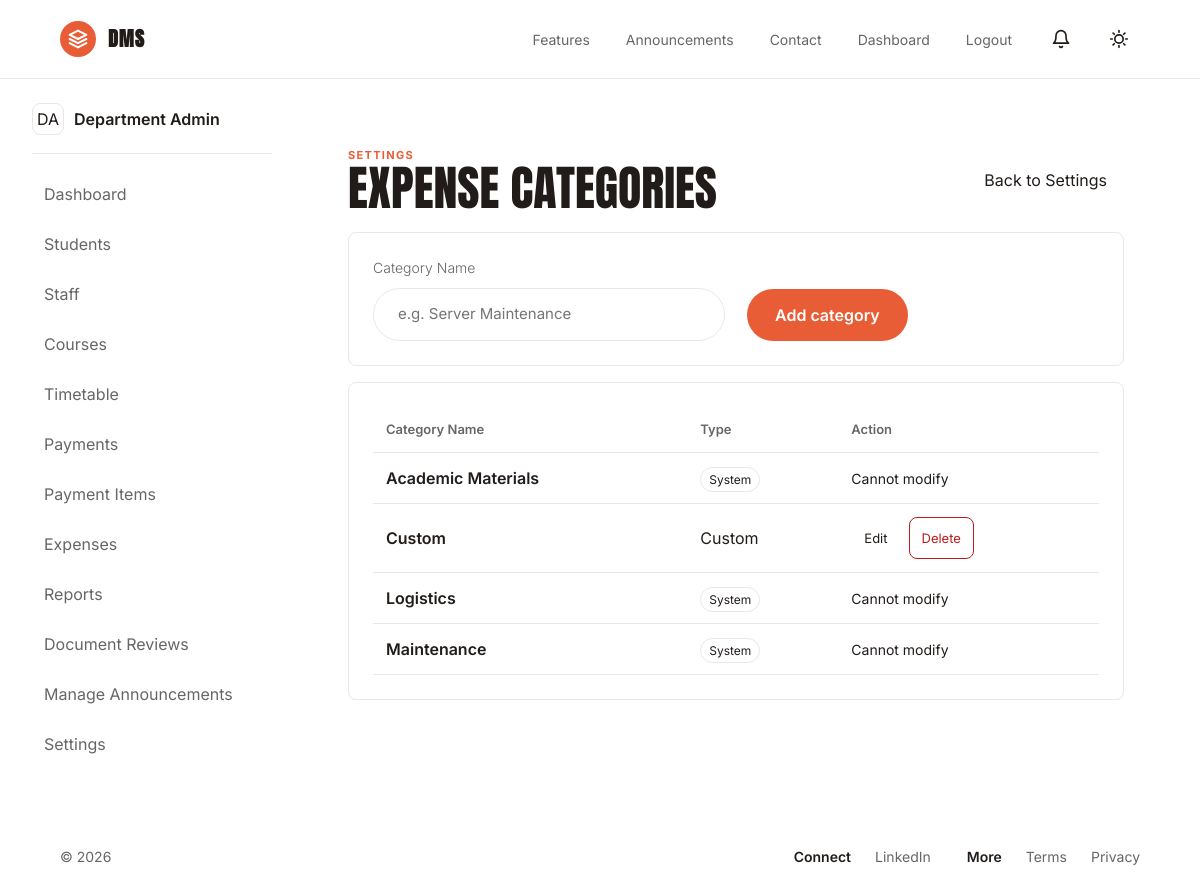
Page /admin/expense_categories.php (signed in) on the committed database.
### tables this page shows
CREATE TABLE expense_categories (
    id INT AUTO_INCREMENT PRIMARY KEY,
    name VARCHAR(120) NOT NULL UNIQUE,
    is_system TINYINT(1) DEFAULT 0,
    created_at TIMESTAMP DEFAULT CURRENT_TIMESTAMP
);

### helpers/functions.php (called while the page is built, shortened)
<?php
function url(string $path = ''): string
{
    if (!empty($_SERVER['HTTP_HOST'])) {
        $scheme = (!empty($_SERVER['HTTPS']) && $_SERVER['HTTPS'] !== 'off') ? 'https' : 'http';
        $scriptDir = str_replace('\\', '/', dirname($_SERVER['SCRIPT_NAME'] ?? ''));
        $baseDir = preg_replace('#/(admin|auth|staff|student)$#', '', $scriptDir) ?: '';
        $baseUrl = $scheme . '://' . $_SERVER['HTTP_HOST'] . rtrim($baseDir, '/');
        return rtrim($baseUrl, '/') . '/' . ltrim($path, '/');
    }
    return rtrim(APP_URL, '/') . '/' . ltrim($path, '/');
}
function e(?string $value): string
{
    return htmlspecialchars((string) $value, ENT_QUOTES, 'UTF-8');
}

### admin/expense_categories.php (the view, shortened to what this page needs)
<?php
require_once __DIR__ . '/../middleware/auth.php';
$categories = $pdo->query('SELECT * FROM expense_categories ORDER BY name')->fetchAll();
include __DIR__ . '/../components/header.php';
?>
<div class="app-layout">
    <?php include __DIR__ . '/../components/sidebar.php'; ?>
    <section class="workspace">
        <div class="workspace-heading">
            <div>
                <p class="eyebrow">Settings</p>
                <h1>Expense categories</h1>
            </div>
            <div class="workspace-actions">
                <a href="<?= url('admin/settings.php') ?>" class="button button-light">Back to Settings</a>
            </div>
        </div>
        <form class="panel form-grid" method="post">
            <label>Category Name <input name="name" required placeholder="e.g. Server Maintenance"></label>
            <button class="cta-button" type="submit" style="align-self: end; justify-self: start;">Add category</button>
        </form>
        <section class="panel table-panel">
            <table>
                <thead>
                    <tr>
                        <th>Category Name</th>
                        <th>Type</th>
                        <th>Action</th>
                    </tr>
                </thead>
                <tbody>
                    <?php foreach ($categories as $cat): ?>
                        <tr>
                            <td><strong><?= e($cat['name']) ?></strong></td>
                            <td><?= $cat['is_system'] ? '<span class="status">System</span>' : 'Custom' ?></td>
                            <td>
                                <?php if (!$cat['is_system']): ?>
                                <div style="display: flex; gap: 8px;">
                                    <button type="button" class="button button-light" style="padding: 6px 12px; font-size: 13px;" onclick="editCategory(<?= htmlspecialchars(json_encode($cat)) ?>)">Edit</button>
                                    <form class="inline-form" method="post">
                                        <button type="submit" class="button button-light" style="padding: 6px 12px; font-size: 13px; color: var(--danger); border-color: var(--danger);" onclick="return confirm('Delete this category?');">Delete</button>
                                    </form>
                                </div>
                                <?php else: ?>
                                    <span style="color: var(--text-muted); font-size: 0.875rem;">Cannot modify</span>
                                <?php endif; ?>
                            </td>
                        </tr>
                    <?php endforeach; ?>
                </tbody>
            </table>
        </section>
    </section>
</div>
<?php include __DIR__ . '/../components/footer.php'; ?>

### assets/css/app.css (style rules this page uses)
:root { --bg: #ffffff; --panel: #ffffff; --text: #211c19; --muted: #666666; --soft: #f8f8f8; --line: #e8e8e8; --ink: #211c19; --accent: #E85D36; --warning: #a16207; --danger: #b91c1c; --radius: 8px; --pill-radius: 9999px; }
* { box-sizing: border-box; }
html { color-scheme: light; }
body { margin: 0; background: var(--bg); color: var(--text); font-family: 'Inter', -apple-system, BlinkMacSystemFont, "Segoe UI", Roboto, Arial, sans-serif; font-weight: 400; line-height: 1.5; letter-spacing: 0; }
h1, h2, h3, h4, h5, h6 { font-family: 'Anton', sans-serif; font-weight: 400; text-transform: uppercase; letter-spacing: 0.02em; }
strong, th { font-weight: 600; font-family: 'Inter', sans-serif; }
a { color: inherit; text-decoration: none; }
.brand, .nav, .hero-actions, .inline-form { display: flex; align-items: center; gap: 12px; }
.button, button, input, select, textarea { border-radius: var(--radius); border: 1px solid var(--line); font: inherit; }
.button, button { display: inline-flex; align-items: center; justify-content: center; min-height: 42px; padding: 9px 16px; cursor: pointer; font-weight: 400; }
.button-light, .button-ghost { background: transparent; color: var(--text); border-color: transparent; }
.cta-button { border-radius: var(--pill-radius); padding: 14px 28px; font-weight: 600; font-size: 16px; border: none; cursor: pointer; color: #fff; background: var(--accent); display: inline-flex; justify-content: center; align-items: center; }
.home-hero h1, .page-heading h1, .workspace-heading h1 { margin: 0; font-size: clamp(44px, 6vw, 76px); line-height: 1.02; letter-spacing: 0; max-width: 820px; }
.eyebrow { margin: 0; color: var(--accent); text-transform: uppercase; font-size: 11px; font-weight: 700; letter-spacing: .12em; }
.panel, .auth-card, .feature-grid article, .contact-grid article { background: var(--panel); border: 1px solid var(--line); border-radius: var(--radius); }
.app-layout label, .auth-card label, dialog label { display: grid; gap: 10px; color: var(--muted); font-size: 14px; font-weight: 300; }
.app-layout input, .app-layout select, .app-layout textarea, .auth-card input, .auth-card select, .auth-card textarea, dialog input, dialog select, dialog textarea { width: 100%; padding: 14px 24px; background-color: var(--bg); color: var(--text); font-weight: 400; font-size: 15px; border-radius: var(--pill-radius); border: 1px solid var(--line); }
.form-grid { display: grid; grid-template-columns: repeat(2, minmax(0, 1fr)); gap: 22px; }
.app-layout { display: grid; grid-template-columns: 240px minmax(0, 1fr); min-height: calc(100vh - 73px); gap: 32px; padding: 24px 32px; }
.workspace { padding: clamp(24px, 4vw, 44px); min-width: 0; }
.workspace-heading { display: flex; justify-content: space-between; align-items: center; margin-bottom: 20px; }
.workspace-heading h1 { font-size: clamp(30px, 4vw, 52px); }
.panel { padding: 24px; margin-bottom: 16px; min-width: 0; }
.table-panel { overflow-x: auto; }
table { width: 100%; border-collapse: collapse; min-width: 720px; }
th, td { padding: 13px; border-bottom: 1px solid var(--line); text-align: left; }
th { color: var(--muted); font-size: 13px; }
.status { border: 1px solid var(--line); border-radius: 999px; padding: 4px 8px; font-size: 12px; }

### rows in the picture
expense_categories: name "Academic Materials", is_system "System"
expense_categories: name "Custom", is_system "Custom"
expense_categories: name "Logistics", is_system "System"
expense_categories: name "Maintenance", is_system "System"

### other values in the picture
initials($profileName) "DA"
$profileName "Department Admin"
$label "Dashboard"
$label "Students"
$label "Staff"
$label "Courses"
$label "Timetable"
$label "Payments"
$label "Payment Items"
$label "Expenses"
$label "Reports"
$label "Document Reviews"
$label "Manage Announcements"
$label "Settings"
